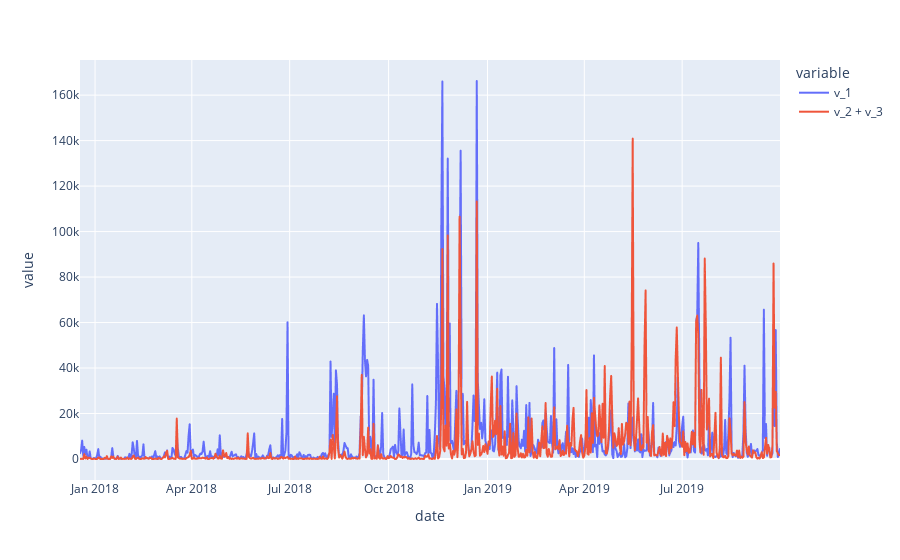

The code cell stored with this chart in its notebook:
### Code cell
debt_market_df[['v_1', 'v_2 + v_3']].plot()

### Figure 1 — Plotly figure (JSON) as saved in the notebook; plotly's stock layout.template omitted (floating-point values rounded to 4 significant figures; data arrays with more than 128 entries replaced by an {"elided": "..."} marker saying what was removed)
{"data": [{"hovertemplate": "variable=v_1<br>date=%{x}<br>value=%{y}<extra></extra>", "legendgroup": "v_1", "line": {"color": "#636efa", "dash": "solid"}, "mode": "lines", "name": "v_1", "showlegend": true, "type": "scattergl", "x": {"elided": "652 str values"}, "xaxis": "x", "y": {"elided": "652 float values"}, "yaxis": "y"}, {"hovertemplate": "variable=v_2 + v_3<br>date=%{x}<br>value=%{y}<extra></extra>", "legendgroup": "v_2 + v_3", "line": {"color": "#EF553B", "dash": "solid"}, "mode": "lines", "name": "v_2 + v_3", "showlegend": true, "type": "scattergl", "x": {"elided": "652 str values"}, "xaxis": "x", "y": {"elided": "652 float values"}, "yaxis": "y"}], "layout": {"legend": {"title": {"text": "variable"}, "tracegroupgap": 0}, "margin": {"t": 60}, "xaxis": {"anchor": "y", "domain": [0, 1], "title": {"text": "date"}}, "yaxis": {"anchor": "x", "domain": [0, 1], "title": {"text": "value"}}}}
